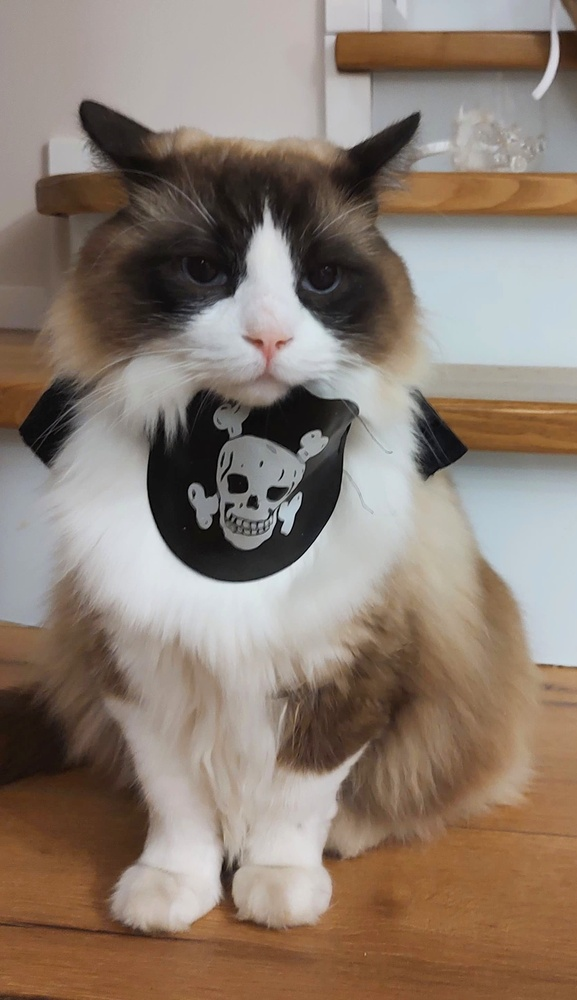
#> input picture images/buc.jpeg, 577 x 1000 px, shrunk from 1670 x 2896 before the run
$ jupyter execute --allow-errors test.ipynb
#> lines starting #> are read from the running program, lines starting #| are printed output that depends on the picture
### scripts/functions.py
import numpy as np
import cv2
import skimage
import os
import ast
import pandas as pd


# [17 lines of commented-out code are left out]


# [163 lines left out: functions add_numbers_to_borders, load_image, not called in this run]


def perform_kmeans_clustering(image, k=17, blur=True, blur_effect=11, save=False,
                              path=os.path.join(os.path.dirname(__file__), 'morze.jpg')):
    if blur is True:
        image = cv2.medianBlur(image, blur_effect)

    vectorized = image.reshape((-1, 3))
    vectorized = np.float32(vectorized)
    criteria = (cv2.TERM_CRITERIA_EPS + cv2.TERM_CRITERIA_MAX_ITER, 10, 1.0)
    ret, label, center = cv2.kmeans(vectorized, k, None, criteria, 10, cv2.KMEANS_PP_CENTERS)
    center = np.uint8(center)
    res = center[label.flatten()]
    result_image = res.reshape(image.shape)

    if save is True:
        img = cv2.cvtColor(result_image, cv2.COLOR_BGR2RGB)
        cv2.imwrite(path, img)

    return result_image


# [13 lines left out: function return_colors, not called in this run]


def euclidean_distance(color1, color2):
    # Convert colors to numpy arrays of type float for accurate calculation
    return np.sqrt(np.sum((np.array(color1, dtype=float) - np.array(color2, dtype=float)) ** 2))


# [28 lines left out: functions find_closest_colors, return_paint_names, not called in this run]


def segment_image(image, n_segments=5000, squared=30):
    segments_labels = skimage.segmentation.slic(image, compactness=squared, n_segments=n_segments, start_label=0)
    segmented_image = skimage.color.label2rgb(segments_labels, image, kind='avg', bg_label=1)

    return segmented_image


# [39 lines left out: function add_numbers_to_borders, not called in this run]

### scripts/test.ipynb
[cell 1]
from functions import *
import matplotlib.pyplot as plt
import pandas as pd
import numpy as np
import skimage
import ast

# Image Segmentation

[cell 2]
path = "../images/buc.jpeg"
img = skimage.io.imread(path)
#> img is the input picture: shape (1000, 577, 3); mean R, G, B 139.8, 124.9, 113
#img_blur = cv2.medianBlur(img, 15)
#img_blur = cv2.GaussianBlur(img,(21,21),0)
out = segment_image(img)
#> in segment_image, `segments_labels = skimage.segmentation.slic(image, compactness=squared..`:
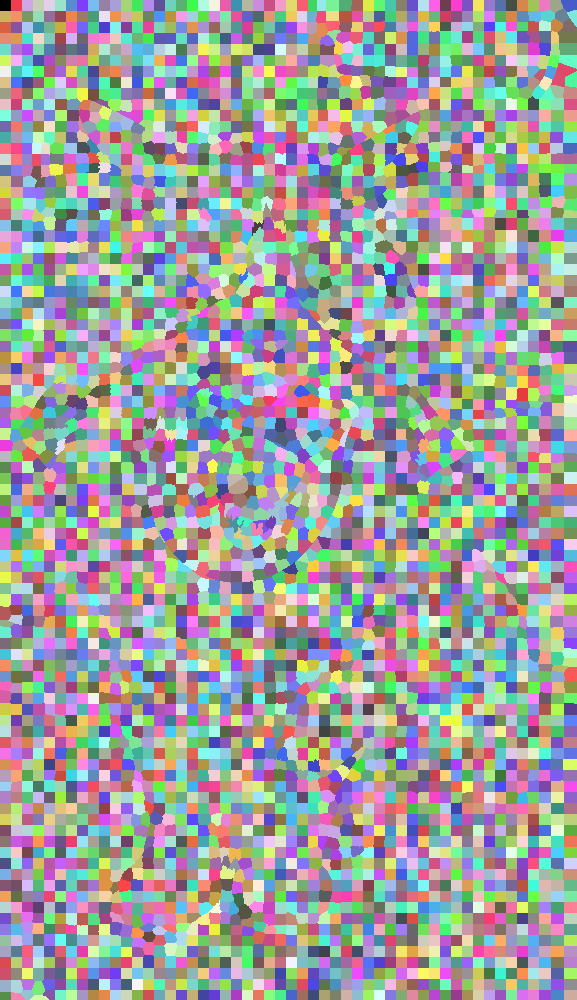
#> segments_labels: shape (1000, 577) int64; 4713 distinct labels, from 0 to 4712; one colour per label, 0 black

plt.figure(figsize=(18, 32))
plt.imshow(out)
plt.show()

# K-Means Clustering

[cell 3]
result_image = perform_kmeans_clustering(out, blur=False, blur_effect=3)
#> in perform_kmeans_clustering, `ret, label, center = cv2.kmeans(vectorized, k, None, criteria, 10, cv2..`: ret = 79197254.3; center = 17 rows, first 8: [87.25, 70.32, 58.27], [192.5, 193.6, 194.1], [159.1, 150.2, 143.5], [42.05, 36.54, 34.33], [131.4, 107.5, 86.65], [137.6, 90.33, 53.9], [159.3, 132.2, 106.6], [184.5, 179.7, 175.4]
#> in perform_kmeans_clustering, `center = np.uint8(center)`: center = 17 rows, first 8: [87, 70, 58], [192, 193, 194], [159, 150, 143], [42, 36, 34], [131, 107, 86], [137, 90, 53], [159, 132, 106], [184, 179, 175]
#> in perform_kmeans_clustering, `result_image = res.reshape(image.shape)`:
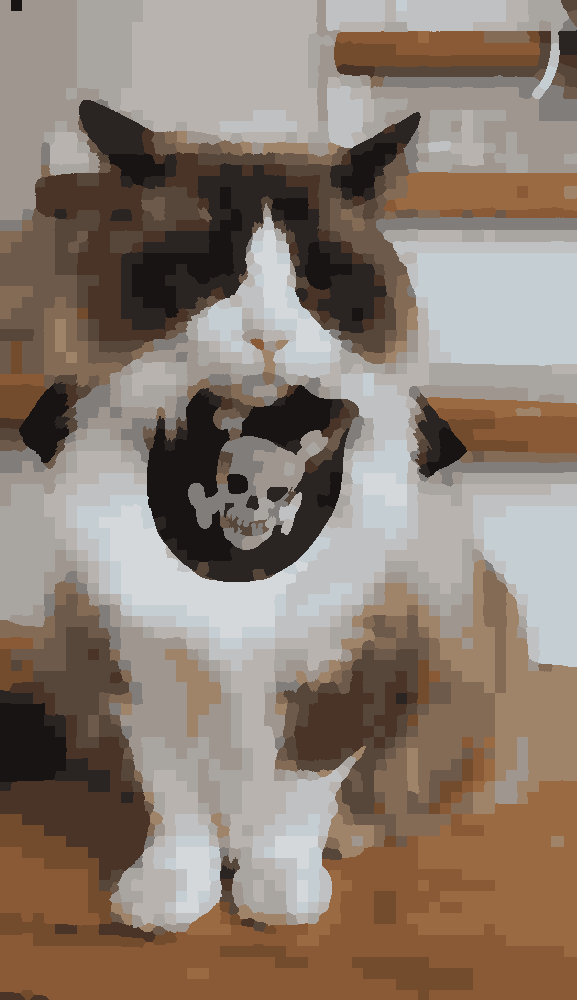
#> result_image: shape (1000, 577, 3); mean R, G, B 138.9, 123.9, 112.1

plt.figure(figsize=(18, 32))
plt.imshow(result_image)
plt.show()

# Create Borders & Add Numbers

#> (a cell that did not finish here is left out)

# Testing Colors

[cell 5]
paints = pd.read_csv("paints.csv")
#> (reads scripts/paints.csv from the repository)
paint_names = np.array(paints['paint_name'])
paint_rgbs = np.array([ast.literal_eval(rgb) for rgb in paints['rgb']])

#> (a cell that did not finish here is left out)

#> (a cell that did not finish here is left out)

#> (a cell that did not finish here is left out)
